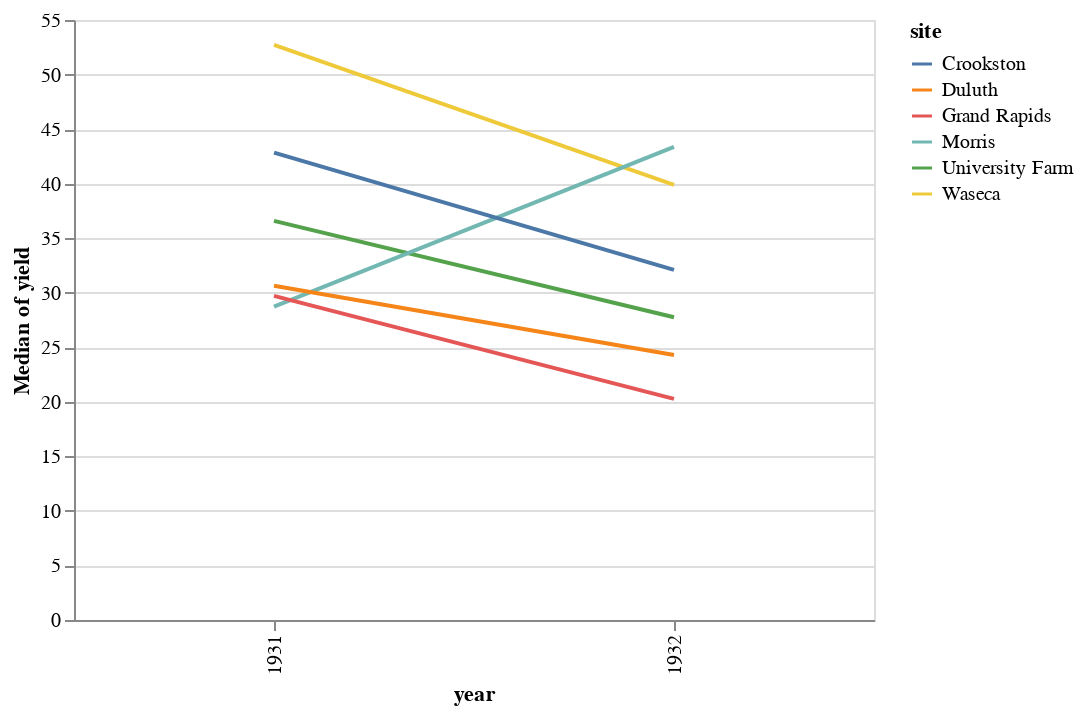

Notebook code for this chart:
### Code cell
import altair as alt
from vega_datasets import data

source = data.barley()

alt.Chart(source).mark_line().encode(
    x='year:O',
    y='median(yield)',
    color='site'
)

### Figure 1 — Vega-Lite specification as saved in the notebook (floating-point values rounded to 4 significant figures)
{"$schema": "https://vega.github.io/schema/vega-lite/v3.4.0.json", "config": {"mark": {"tooltip": null}, "view": {"height": 300, "width": 400}}, "data": {"name": "data-093ece8c35bb2d41094cfb6138ec810b"}, "datasets": {"data-093ece8c35bb2d41094cfb6138ec810b": [{"site": "University Farm", "variety": "Manchuria", "year": 1931, "yield": 27}, {"site": "Waseca", "variety": "Manchuria", "year": 1931, "yield": 48.87}, {"site": "Morris", "variety": "Manchuria", "year": 1931, "yield": 27.43}, {"site": "Crookston", "variety": "Manchuria", "year": 1931, "yield": 39.93}, {"site": "Grand Rapids", "variety": "Manchuria", "year": 1931, "yield": 32.97}, {"site": "Duluth", "variety": "Manchuria", "year": 1931, "yield": 28.97}, {"site": "University Farm", "variety": "Glabron", "year": 1931, "yield": 43.07}, {"site": "Waseca", "variety": "Glabron", "year": 1931, "yield": 55.2}, {"site": "Morris", "variety": "Glabron", "year": 1931, "yield": 28.77}, {"site": "Crookston", "variety": "Glabron", "year": 1931, "yield": 38.13}, {"site": "Grand Rapids", "variety": "Glabron", "year": 1931, "yield": 29.13}, {"site": "Duluth", "variety": "Glabron", "year": 1931, "yield": 29.67}, {"site": "University Farm", "variety": "Svansota", "year": 1931, "yield": 35.13}, {"site": "Waseca", "variety": "Svansota", "year": 1931, "yield": 47.33}, {"site": "Morris", "variety": "Svansota", "year": 1931, "yield": 25.77}, {"site": "Crookston", "variety": "Svansota", "year": 1931, "yield": 40.47}, {"site": "Grand Rapids", "variety": "Svansota", "year": 1931, "yield": 29.67}, {"site": "Duluth", "variety": "Svansota", "year": 1931, "yield": 25.7}, {"site": "University Farm", "variety": "Velvet", "year": 1931, "yield": 39.9}, {"site": "Waseca", "variety": "Velvet", "year": 1931, "yield": 50.23}, {"site": "Morris", "variety": "Velvet", "year": 1931, "yield": 26.13}, {"site": "Crookston", "variety": "Velvet", "year": 1931, "yield": 41.33}, {"site": "Grand Rapids", "variety": "Velvet", "year": 1931, "yield": 23.03}, {"site": "Duluth", "variety": "Velvet", "year": 1931, "yield": 26.3}, {"site": "University Farm", "variety": "Trebi", "year": 1931, "yield": 36.57}, {"site": "Waseca", "variety": "Trebi", "year": 1931, "yield": 63.83}, {"site": "Morris", "variety": "Trebi", "year": 1931, "yield": 43.77}, {"site": "Crookston", "variety": "Trebi", "year": 1931, "yield": 46.93}, {"site": "Grand Rapids", "variety": "Trebi", "year": 1931, "yield": 29.77}, {"site": "Duluth", "variety": "Trebi", "year": 1931, "yield": 33.93}, {"site": "University Farm", "variety": "No. 457", "year": 1931, "yield": 43.27}, {"site": "Waseca", "variety": "No. 457", "year": 1931, "yield": 58.1}, {"site": "Morris", "variety": "No. 457", "year": 1931, "yield": 28.7}, {"site": "Crookston", "variety": "No. 457", "year": 1931, "yield": 45.67}, {"site": "Grand Rapids", "variety": "No. 457", "year": 1931, "yield": 32.17}, {"site": "Duluth", "variety": "No. 457", "year": 1931, "yield": 33.6}, {"site": "University Farm", "variety": "No. 462", "year": 1931, "yield": 36.6}, {"site": "Waseca", "variety": "No. 462", "year": 1931, "yield": 65.77}, {"site": "Morris", "variety": "No. 462", "year": 1931, "yield": 30.37}, {"site": "Crookston", "variety": "No. 462", "year": 1931, "yield": 48.57}, {"site": "Grand Rapids", "variety": "No. 462", "year": 1931, "yield": 24.93}, {"site": "Duluth", "variety": "No. 462", "year": 1931, "yield": 28.1}, {"site": "University Farm", "variety": "Peatland", "year": 1931, "yield": 32.77}, {"site": "Waseca", "variety": "Peatland", "year": 1931, "yield": 48.57}, {"site": "Morris", "variety": "Peatland", "year": 1931, "yield": 29.87}, {"site": "Crookston", "variety": "Peatland", "year": 1931, "yield": 41.6}, {"site": "Grand Rapids", "variety": "Peatland", "year": 1931, "yield": 34.7}, {"site": "Duluth", "variety": "Peatland", "year": 1931, "yield": 32}, {"site": "University Farm", "variety": "No. 475", "year": 1931, "yield": 24.67}, {"site": "Waseca", "variety": "No. 475", "year": 1931, "yield": 46.77}, {"site": "Morris", "variety": "No. 475", "year": 1931, "yield": 22.6}, {"site": "Crookston", "variety": "No. 475", "year": 1931, "yield": 44.1}, {"site": "Grand Rapids", "variety": "No. 475", "year": 1931, "yield": 19.7}, {"site": "Duluth", "variety": "No. 475", "year": 1931, "yield": 33.07}, {"site": "University Farm", "variety": "Wisconsin No. 38", "year": 1931, "yield": 39.3}, {"site": "Waseca", "variety": "Wisconsin No. 38", "year": 1931, "yield": 58.8}, {"site": "Morris", "variety": "Wisconsin No. 38", "year": 1931, "yield": 29.47}, {"site": "Crookston", "variety": "Wisconsin No. 38", "year": 1931, "yield": 49.87}, {"site": "Grand Rapids", "variety": "Wisconsin No. 38", "year": 1931, "yield": 34.47}, {"site": "Duluth", "variety": "Wisconsin No. 38", "year": 1931, "yield": 31.6}, {"site": "University Farm", "variety": "Manchuria", "year": 1932, "yield": 26.9}, {"site": "Waseca", "variety": "Manchuria", "year": 1932, "yield": 33.47}, {"site": "Morris", "variety": "Manchuria", "year": 1932, "yield": 34.37}, {"site": "Crookston", "variety": "Manchuria", "year": 1932, "yield": 32.97}, {"site": "Grand Rapids", "variety": "Manchuria", "year": 1932, "yield": 22.13}, {"site": "Duluth", "variety": "Manchuria", "year": 1932, "yield": 22.57}, {"site": "University Farm", "variety": "Glabron", "year": 1932, "yield": 36.8}, {"site": "Waseca", "variety": "Glabron", "year": 1932, "yield": 37.73}, {"site": "Morris", "variety": "Glabron", "year": 1932, "yield": 35.13}, {"site": "Crookston", "variety": "Glabron", "year": 1932, "yield": 26.17}, {"site": "Grand Rapids", "variety": "Glabron", "year": 1932, "yield": 14.43}, {"site": "Duluth", "variety": "Glabron", "year": 1932, "yield": 25.87}, {"site": "University Farm", "variety": "Svansota", "year": 1932, "yield": 27.43}, {"site": "Waseca", "variety": "Svansota", "year": 1932, "yield": 38.5}, {"site": "Morris", "variety": "Svansota", "year": 1932, "yield": 35.03}, {"site": "Crookston", "variety": "Svansota", "year": 1932, "yield": 20.63}, {"site": "Grand Rapids", "variety": "Svansota", "year": 1932, "yield": 16.63}, {"site": "Duluth", "variety": "Svansota", "year": 1932, "yield": 22.23}, {"site": "University Farm", "variety": "Velvet", "year": 1932, "yield": 26.8}, {"site": "Waseca", "variety": "Velvet", "year": 1932, "yield": 37.4}, {"site": "Morris", "variety": "Velvet", "year": 1932, "yield": 38.83}, {"site": "Crookston", "variety": "Velvet", "year": 1932, "yield": 32.07}, {"site": "Grand Rapids", "variety": "Velvet", "year": 1932, "yield": 32.23}, {"site": "Duluth", "variety": "Velvet", "year": 1932, "yield": 22.47}, {"site": "University Farm", "variety": "Trebi", "year": 1932, "yield": 29.07}, {"site": "Waseca", "variety": "Trebi", "year": 1932, "yield": 49.23}, {"site": "Morris", "variety": "Trebi", "year": 1932, "yield": 46.63}, {"site": "Crookston", "variety": "Trebi", "year": 1932, "yield": 41.83}, {"site": "Grand Rapids", "variety": "Trebi", "year": 1932, "yield": 20.63}, {"site": "Duluth", "variety": "Trebi", "year": 1932, "yield": 30.6}, {"site": "University Farm", "variety": "No. 457", "year": 1932, "yield": 26.43}, {"site": "Waseca", "variety": "No. 457", "year": 1932, "yield": 42.2}, {"site": "Morris", "variety": "No. 457", "year": 1932, "yield": 43.53}, {"site": "Crookston", "variety": "No. 457", "year": 1932, "yield": 34.33}, {"site": "Grand Rapids", "variety": "No. 457", "year": 1932, "yield": 19.47}, {"site": "Duluth", "variety": "No. 457", "year": 1932, "yield": 22.7}, {"site": "University Farm", "variety": "No. 462", "year": 1932, "yield": 25.57}, {"site": "Waseca", "variety": "No. 462", "year": 1932, "yield": 44.7}, {"site": "Morris", "variety": "No. 462", "year": 1932, "yield": 47}, {"site": "Crookston", "variety": "No. 462", "year": 1932, "yield": 30.53}, {"site": "Grand Rapids", "variety": "No. 462", "year": 1932, "yield": 19.9}, {"site": "Duluth", "variety": "No. 462", "year": 1932, "yield": 22.5}, {"site": "University Farm", "variety": "Peatland", "year": 1932, "yield": 28.07}, {"site": "Waseca", "variety": "Peatland", "year": 1932, "yield": 36.03}, {"site": "Morris", "variety": "Peatland", "year": 1932, "yield": 43.2}, {"site": "Crookston", "variety": "Peatland", "year": 1932, "yield": 25.23}, {"site": "Grand Rapids", "variety": "Peatland", "year": 1932, "yield": 26.77}, {"site": "Duluth", "variety": "Peatland", "year": 1932, "yield": 31.37}, {"site": "University Farm", "variety": "No. 475", "year": 1932, "yield": 30}, {"site": "Waseca", "variety": "No. 475", "year": 1932, "yield": 41.27}, {"site": "Morris", "variety": "No. 475", "year": 1932, "yield": 44.23}, {"site": "Crookston", "variety": "No. 475", "year": 1932, "yield": 32.13}, {"site": "Grand Rapids", "variety": "No. 475", "year": 1932, "yield": 15.23}, {"site": "Duluth", "variety": "No. 475", "year": 1932, "yield": 27.37}, {"site": "University Farm", "variety": "Wisconsin No. 38", "year": 1932, "yield": 38}, {"site": "Waseca", "variety": "Wisconsin No. 38", "year": 1932, "yield": 58.17}, {"site": "Morris", "variety": "Wisconsin No. 38", "year": 1932, "yield": 47.17}, {"site": "Crookston", "variety": "Wisconsin No. 38", "year": 1932, "yield": 35.9}, {"site": "Grand Rapids", "variety": "Wisconsin No. 38", "year": 1932, "yield": 20.67}, {"site": "Duluth", "variety": "Wisconsin No. 38", "year": 1932, "yield": 29.33}]}, "encoding": {"color": {"field": "site", "type": "nominal"}, "x": {"field": "year", "type": "ordinal"}, "y": {"aggregate": "median", "field": "yield", "type": "quantitative"}}, "mark": "line"}
